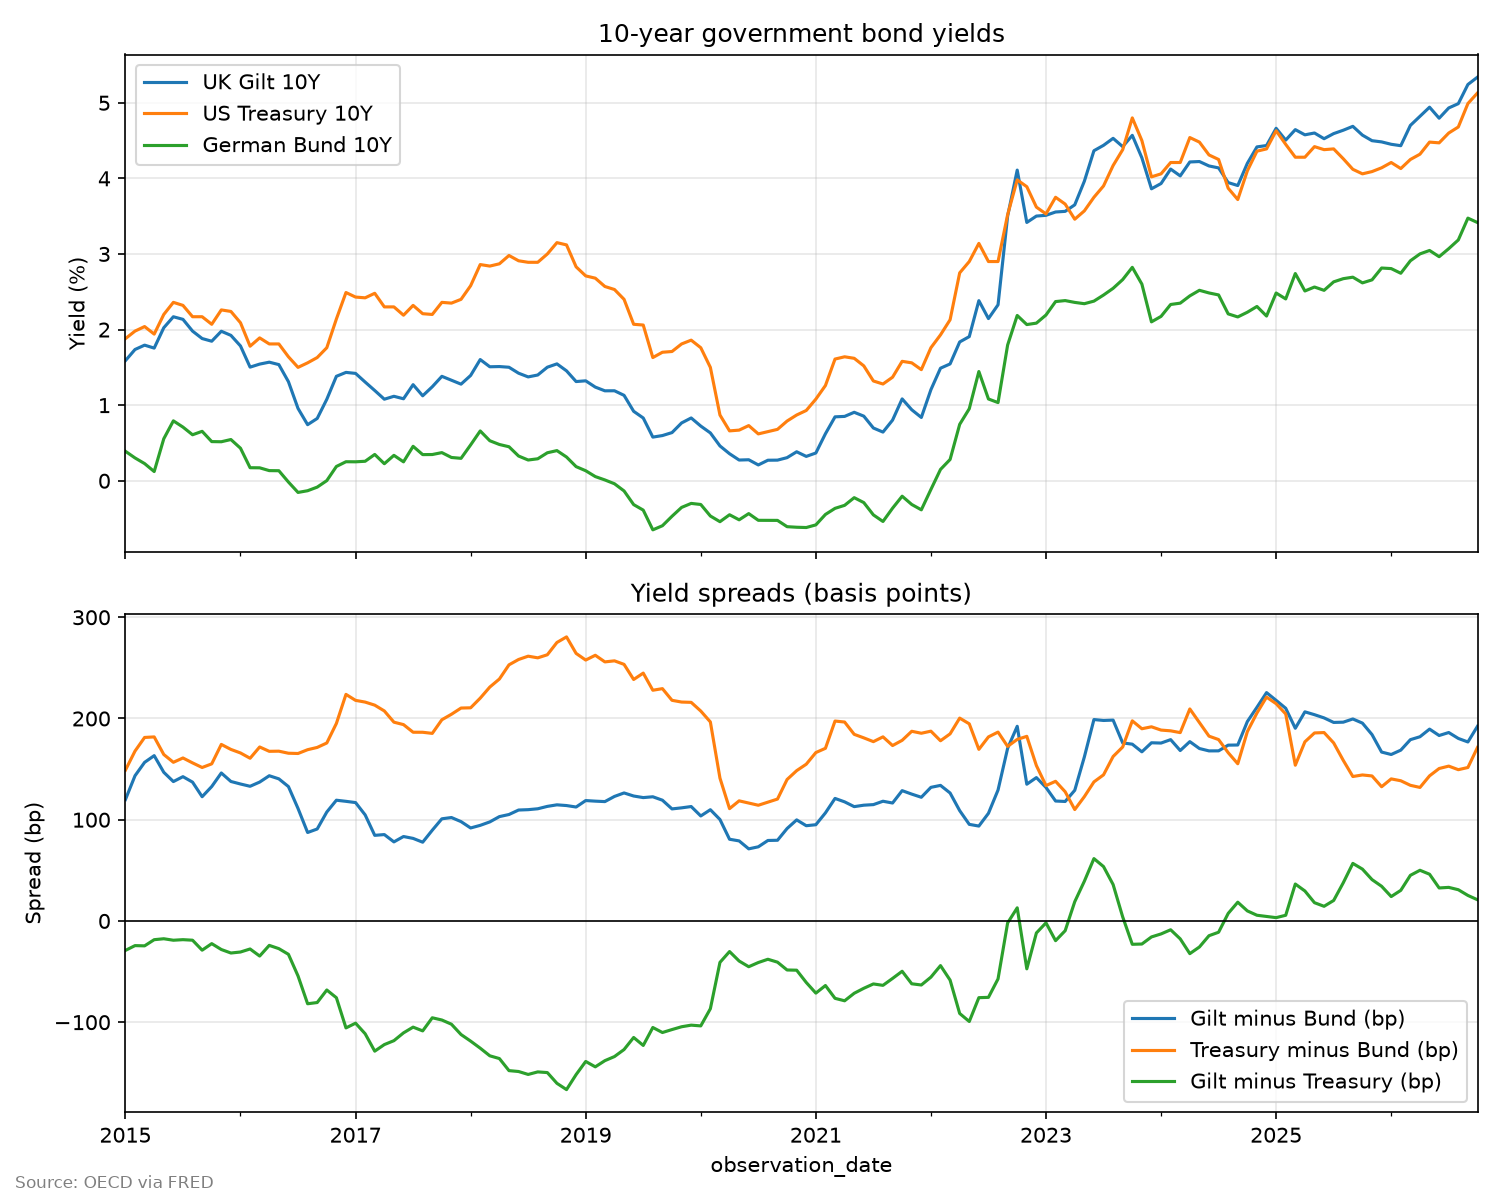

Reproduce this figure in Python.
"""
Government bond yield dashboard: UK gilts vs US Treasuries vs German Bunds.

What it does
1. Downloads monthly 10-year government bond yields from FRED (free, no account needed).
2. Plots the three yields on one chart.
3. Plots the spreads (difference in yield) between them.
4. Prints the latest numbers in the terminal.

Run:  python yield_dashboard.py
Test without internet:  python yield_dashboard.py --demo   (uses made-up data, for testing only)
"""

import sys

import matplotlib.pyplot as plt
import pandas as pd

# --- 1. SETTINGS -----------------------------------------------------------
# Each country maps to a FRED series code (OECD monthly 10-year government bond yields).
SERIES = {
    "UK Gilt 10Y": "IRLTLT01GBM156N",
    "US Treasury 10Y": "IRLTLT01USM156N",
    "German Bund 10Y": "IRLTLT01DEM156N",
}
START_DATE = "2015-01-01"  # change this to look at a longer or shorter period


# --- 2. GET THE DATA -------------------------------------------------------
def download_yields() -> pd.DataFrame:
    """Download each series from FRED and put them side by side in one table."""
    columns = {}
    for name, code in SERIES.items():
        url = f"https://fred.stlouisfed.org/graph/fredgraph.csv?id={code}"
        data = pd.read_csv(url, index_col=0, parse_dates=True)
        columns[name] = pd.to_numeric(data.iloc[:, 0], errors="coerce")
    table = pd.DataFrame(columns)
    return table.loc[START_DATE:].dropna()


def demo_yields() -> pd.DataFrame:
    """FAKE data, only to test that the charts work offline. Never use for analysis."""
    import numpy as np

    dates = pd.date_range(START_DATE, periods=120, freq="MS")
    rng = np.random.default_rng(0)
    base = np.cumsum(rng.normal(0, 0.1, len(dates))) + 2
    return pd.DataFrame(
        {
            "UK Gilt 10Y": base + 0.3,
            "US Treasury 10Y": base + 0.5,
            "German Bund 10Y": base - 1.0,
        },
        index=dates,
    )


# --- 3. CALCULATE SPREADS --------------------------------------------------
def add_spreads(yields: pd.DataFrame) -> pd.DataFrame:
    """A spread is one yield minus another. 1 percentage point = 100 basis points (bp)."""
    spreads = pd.DataFrame(index=yields.index)
    spreads["Gilt minus Bund (bp)"] = (yields["UK Gilt 10Y"] - yields["German Bund 10Y"]) * 100
    spreads["Treasury minus Bund (bp)"] = (yields["US Treasury 10Y"] - yields["German Bund 10Y"]) * 100
    spreads["Gilt minus Treasury (bp)"] = (yields["UK Gilt 10Y"] - yields["US Treasury 10Y"]) * 100
    return spreads


# --- 4. DRAW THE DASHBOARD -------------------------------------------------
def draw(yields: pd.DataFrame, spreads: pd.DataFrame, demo: bool) -> None:
    fig, (top, bottom) = plt.subplots(2, 1, figsize=(10, 8), sharex=True)

    yields.plot(ax=top)
    top.set_title("10-year government bond yields" + ("  [DEMO DATA - NOT REAL]" if demo else ""))
    top.set_ylabel("Yield (%)")
    top.grid(alpha=0.3)

    spreads.plot(ax=bottom)
    bottom.set_title("Yield spreads (basis points)")
    bottom.set_ylabel("Spread (bp)")
    bottom.axhline(0, color="black", linewidth=0.8)
    bottom.grid(alpha=0.3)

    source = "Source: OECD via FRED" if not demo else "Fake data for testing"
    fig.text(0.01, 0.01, source, fontsize=8, color="grey")
    fig.tight_layout()
    output = "yield_dashboard_demo.png" if demo else "yield_dashboard.png"
    fig.savefig(output, dpi=150)
    print(f"Chart saved as {output}")


# --- 5. RUN EVERYTHING -----------------------------------------------------
def main() -> None:
    demo = "--demo" in sys.argv
    yields = demo_yields() if demo else download_yields()
    spreads = add_spreads(yields)

    print("Latest values:")
    print(yields.iloc[-1].round(2).to_string())
    print()
    print(spreads.iloc[-1].round(0).to_string())

    draw(yields, spreads, demo)


if __name__ == "__main__":
    main()
